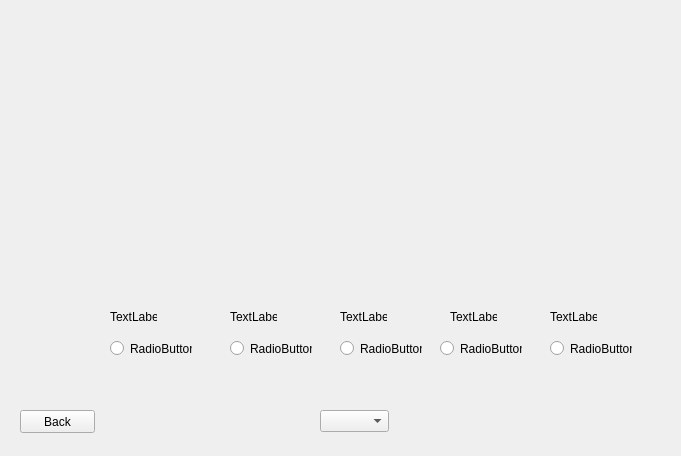
<?xml version="1.0" encoding="UTF-8"?>
<ui version="4.0">
 <class>RepTrainingOneForm</class>
 <widget class="QWidget" name="RepTrainingOneForm">
  <property name="geometry">
   <rect>
    <x>0</x>
    <y>0</y>
    <width>681</width>
    <height>456</height>
   </rect>
  </property>
  <property name="windowTitle">
   <string>Form</string>
  </property>
  <widget class="QRadioButton" name="radioButton_one">
   <property name="geometry">
    <rect>
     <x>110</x>
     <y>340</y>
     <width>82</width>
     <height>17</height>
    </rect>
   </property>
   <property name="text">
    <string>RadioButton</string>
   </property>
  </widget>
  <widget class="QRadioButton" name="radioButton_two">
   <property name="geometry">
    <rect>
     <x>230</x>
     <y>340</y>
     <width>82</width>
     <height>17</height>
    </rect>
   </property>
   <property name="text">
    <string>RadioButton</string>
   </property>
  </widget>
  <widget class="QRadioButton" name="radioButton_three">
   <property name="geometry">
    <rect>
     <x>340</x>
     <y>340</y>
     <width>82</width>
     <height>17</height>
    </rect>
   </property>
   <property name="text">
    <string>RadioButton</string>
   </property>
  </widget>
  <widget class="QRadioButton" name="radioButton_four">
   <property name="geometry">
    <rect>
     <x>440</x>
     <y>340</y>
     <width>82</width>
     <height>17</height>
    </rect>
   </property>
   <property name="text">
    <string>RadioButton</string>
   </property>
  </widget>
  <widget class="QRadioButton" name="radioButton_five">
   <property name="geometry">
    <rect>
     <x>550</x>
     <y>340</y>
     <width>82</width>
     <height>17</height>
    </rect>
   </property>
   <property name="text">
    <string>RadioButton</string>
   </property>
  </widget>
  <widget class="QLabel" name="label_one">
   <property name="geometry">
    <rect>
     <x>110</x>
     <y>310</y>
     <width>47</width>
     <height>13</height>
    </rect>
   </property>
   <property name="text">
    <string>TextLabel</string>
   </property>
  </widget>
  <widget class="QLabel" name="label_two">
   <property name="geometry">
    <rect>
     <x>230</x>
     <y>310</y>
     <width>47</width>
     <height>13</height>
    </rect>
   </property>
   <property name="text">
    <string>TextLabel</string>
   </property>
  </widget>
  <widget class="QLabel" name="label_three">
   <property name="geometry">
    <rect>
     <x>340</x>
     <y>310</y>
     <width>47</width>
     <height>13</height>
    </rect>
   </property>
   <property name="text">
    <string>TextLabel</string>
   </property>
  </widget>
  <widget class="QLabel" name="label_four">
   <property name="geometry">
    <rect>
     <x>450</x>
     <y>310</y>
     <width>47</width>
     <height>13</height>
    </rect>
   </property>
   <property name="text">
    <string>TextLabel</string>
   </property>
  </widget>
  <widget class="QLabel" name="label_five">
   <property name="geometry">
    <rect>
     <x>550</x>
     <y>310</y>
     <width>47</width>
     <height>13</height>
    </rect>
   </property>
   <property name="text">
    <string>TextLabel</string>
   </property>
  </widget>
  <widget class="QPushButton" name="pushButton">
   <property name="geometry">
    <rect>
     <x>20</x>
     <y>410</y>
     <width>75</width>
     <height>23</height>
    </rect>
   </property>
   <property name="text">
    <string>Back</string>
   </property>
  </widget>
  <widget class="QComboBox" name="comboBox">
   <property name="geometry">
    <rect>
     <x>320</x>
     <y>410</y>
     <width>69</width>
     <height>22</height>
    </rect>
   </property>
  </widget>
 </widget>
 <resources/>
 <connections/>
</ui>
